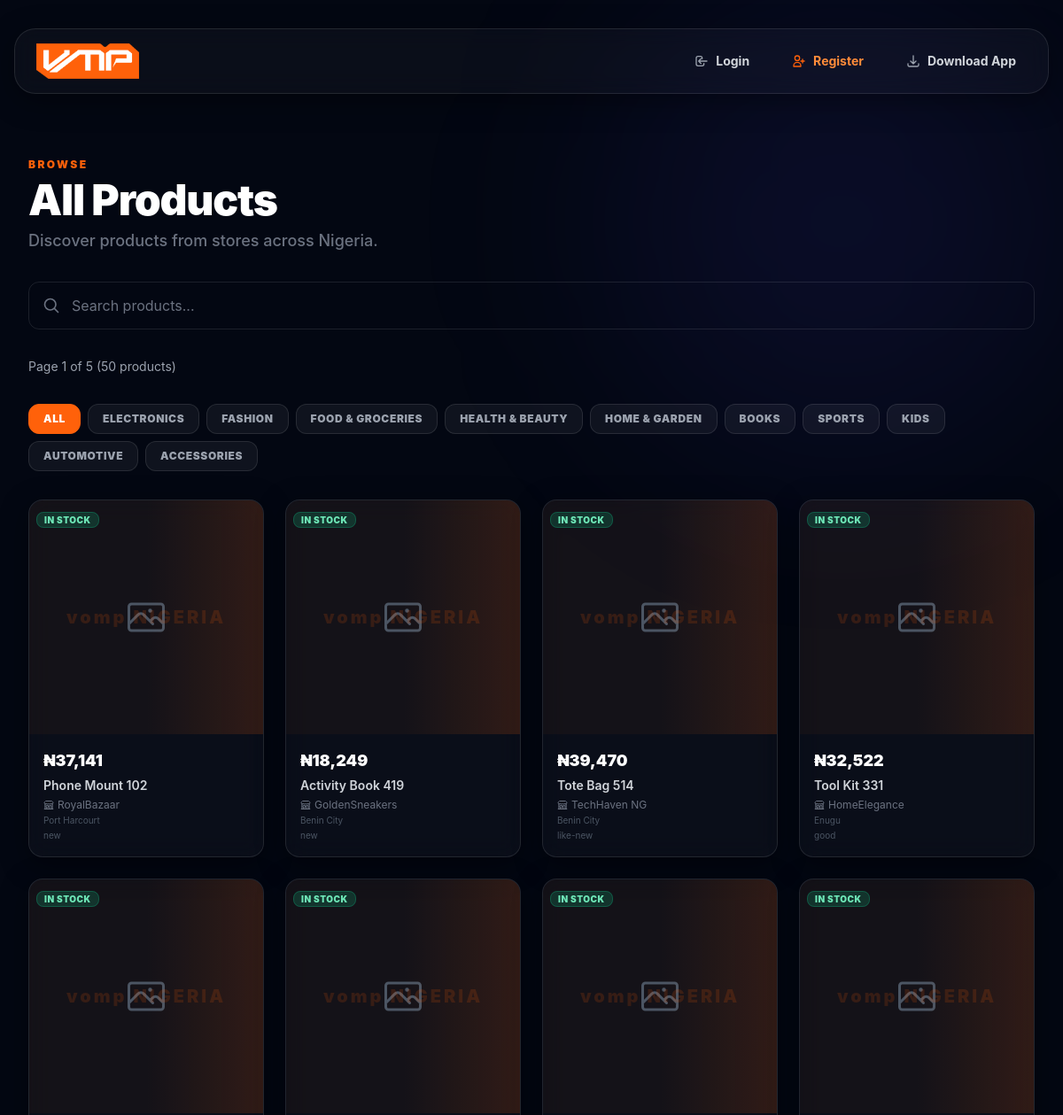
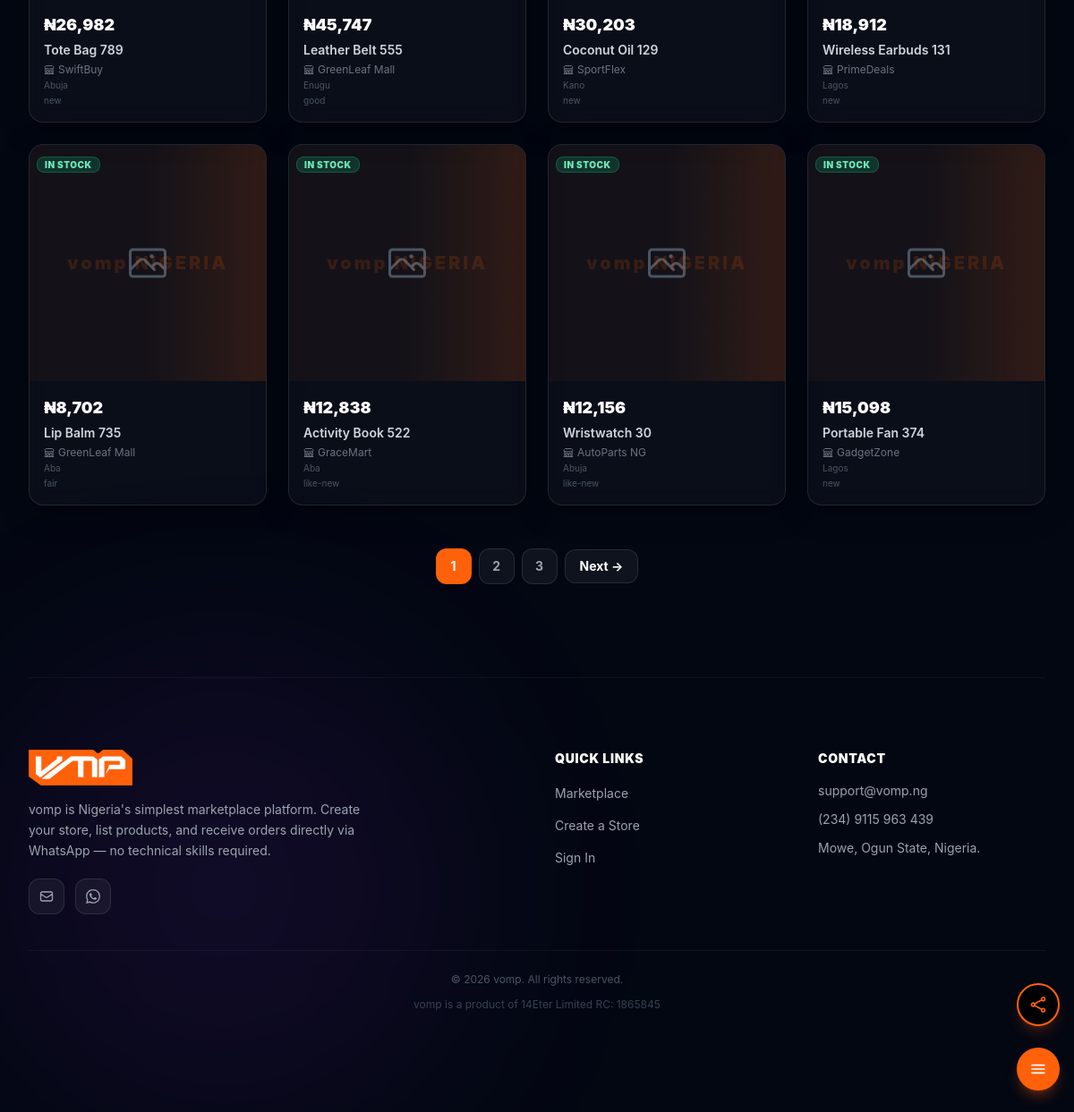
Page /products on the committed database (2 pictures, top to bottom).
### tables this page shows
CREATE TABLE products (
    id TEXT PRIMARY KEY,
    name TEXT NOT NULL,
    price REAL NOT NULL,
    description TEXT,
    media_url TEXT,
    media_type TEXT DEFAULT 'image',
    is_available INTEGER DEFAULT 1,
    store_id TEXT NOT NULL,
    created_at DATETIME DEFAULT CURRENT_TIMESTAMP,
    updated_at DATETIME DEFAULT CURRENT_TIMESTAMP, 
    category TEXT DEFAULT 'Others', 
    product_condition TEXT DEFAULT 'Brand-New', 
    location TEXT,
    FOREIGN KEY (store_id) REFERENCES stores(id) ON DELETE CASCADE
);

CREATE TABLE stores (
    id TEXT PRIMARY KEY,
    name TEXT NOT NULL,
    slug TEXT UNIQUE NOT NULL,
    description TEXT,
    owner_id TEXT NOT NULL,
    contact_phone TEXT,
    contact_email TEXT,
    logo_url TEXT,
    hero_image_url TEXT,
    hero_color TEXT DEFAULT '#4f46e5',
    accent_color TEXT DEFAULT '#8b5cf6',
    token_balance INTEGER DEFAULT 50,
    plan TEXT DEFAULT 'free',
    is_active INTEGER DEFAULT 1,
    created_at DATETIME DEFAULT CURRENT_TIMESTAMP,
    updated_at DATETIME DEFAULT CURRENT_TIMESTAMP, 
    bg_color TEXT DEFAULT '#030712', 
    social_facebook TEXT, 
    social_instagram TEXT, 
    social_twitter TEXT, 
    social_tiktok TEXT, 
    social_youtube TEXT,
    FOREIGN KEY (owner_id) REFERENCES users(id) ON DELETE CASCADE
);

### index.php (called while the page is built, shortened)
<?php
require_once 'backend/Auth.php';
require_once 'backend/Store.php';
require_once 'backend/Product.php';
require_once 'backend/Token.php';
$currentUser = auth_get_current_user();
$uri = parse_url($_SERVER['REQUEST_URI'], PHP_URL_PATH);
$requestPath = trim(str_replace('/index.php', '', $uri), '/');
$requestPath = ltrim($requestPath, '/') ?: '';
$method = $_SERVER['REQUEST_METHOD'];
if ($method === 'GET') {
    switch (true) {
        case $requestPath === 'products':
            $searchQuery = isset($_GET['q']) && $_GET['q'] !== '' ? trim($_GET['q']) : null;
            $activeCategory = isset($_GET['category']) && $_GET['category'] !== '' ? $_GET['category'] : null;
            $page = max(1, isset($_GET['page']) ? (int) $_GET['page'] : 1);
            $perPage = 12;
            $categories = product_get_categories();
            if ($searchQuery) {
                $products = product_search_paginated($searchQuery, $page, $perPage);
                $totalProducts = product_count_search($searchQuery);
            } elseif ($activeCategory) {
                $products = product_get_by_category_paginated($activeCategory, $page, $perPage);
                $totalProducts = product_count_by_category($activeCategory);
            } else {
                $products = product_get_all_available_paginated($page, $perPage);
                $totalProducts = product_count_all_available();
            }
            $totalPages = max(1, (int) ceil($totalProducts / $perPage));
            include 'frontend/products.php';
            break;
            ?>
            <?php
    }
} else if ($method === 'POST') {
    switch ($requestPath) {
        case 'api/register':
        case 'api/register.php':
            include 'api/register.php';
            exit;
        case 'api/login':
        case 'api/login.php':
            include 'api/login.php';
            exit;
        case 'api/products':
        case 'api/products.php':
            include 'api/products.php';
            exit;
        case 'api/settings':
        case 'api/settings.php':
            include 'api/settings.php';
            exit;
        case 'api/tokens/purchase':
        case 'api/tokens/purchase.php':
        case 'api/tokens_purchase.php':
            include 'api/tokens_purchase.php';
            exit;
        case 'api/store-create':
        case 'api/store_create.php':
            include 'api/store_create.php';
            exit;
        case 'api/profile':
        case 'api/profile.php':
            include 'api/profile.php';
            exit;
        case 'api/upgrade':
        case 'api/upgrade.php':
            include 'api/upgrade.php';
            exit;
        default:
            http_response_code(404);
            echo json_encode(['error' => 'API endpoint not found']);
            exit;
    }
}
include 'frontend/layout.php';

### backend/Product.php (called while the page is built, shortened)
<?php
function product_get_all_available_paginated($page = 1, $perPage = 50)
{
    $db = db_get_connection();
    $offset = max(0, ($page - 1) * $perPage);
    $stmt = $db->prepare('
        SELECT p.*, s.name AS store_name, s.slug AS store_slug, s.contact_phone
        FROM products p
        JOIN stores s ON p.store_id = s.id
        WHERE p.is_available = 1 AND s.is_active = 1
        ORDER BY p.created_at DESC
        LIMIT ? OFFSET ?
    ');
    $stmt->execute([$perPage, $offset]);
    return $stmt->fetchAll(PDO::FETCH_ASSOC);
}
function product_count_all_available()
{
    $db = db_get_connection();
    return (int) $db->query('SELECT COUNT(*) FROM products p JOIN stores s ON p.store_id = s.id WHERE p.is_available = 1 AND s.is_active = 1')->fetchColumn();
}
function product_get_categories()
{
    $db = db_get_connection();
    $stmt = $db->query('SELECT name FROM product_categories WHERE is_active = 1 ORDER BY sort_order ASC');
    $rows = $stmt->fetchAll(PDO::FETCH_ASSOC);
    return array_map(fn($r) => $r['name'], $rows);
}

### backend/Auth.php (called while the page is built, shortened)
<?php
function auth_get_current_user()
{
    if (!isset($_COOKIE['vomp_token'])) {
        return null;
    }
    $db = db_get_connection();
    $tokenHash = hash('sha256', $_COOKIE['vomp_token']);
    $stmt = $db->prepare('SELECT users.* FROM users JOIN sessions ON users.id = sessions.user_id WHERE sessions.token = ? AND sessions.expires_at > datetime(\'now\')');
    $stmt->execute([$tokenHash]);
    return $stmt->fetch(PDO::FETCH_ASSOC);
}

### frontend/products.php (the view, shortened to what this page needs)
<section class="py-6 md:py-10 space-y-8">
    <header class="flex flex-col md:flex-row md:items-end justify-between gap-6">
        <div>
            <p class="text-xs uppercase tracking-[0.2em] font-black text-[#ff610a] mb-2">Browse</p>
            <h1 class="text-5xl font-black text-white tracking-tight mb-2">All Products</h1>
            <p class="text-gray-500 font-medium text-lg">Discover products from stores across Nigeria.</p>
        </div>
    </header>
    <form method="GET" action="/products" class="relative">
        <svg class="absolute left-4 top-1/2 -translate-y-1/2 w-5 h-5 text-gray-500 pointer-events-none" fill="none" stroke="currentColor" stroke-width="2" viewBox="0 0 24 24"><path stroke-linecap="round" stroke-linejoin="round" d="M21 21l-5.197-5.197m0 0A7.5 7.5 0 105.196 5.196a7.5 7.5 0 0010.607 10.607z"/></svg>
        <input type="text" name="q" value="<?php echo htmlspecialchars($searchQuery ?? ''); ?>" placeholder="Search products..." class="w-full rounded-xl px-5 py-3.5 pl-12 bg-transparent border border-white/10 focus:border-[#ff610a] focus:outline-none text-white placeholder-gray-500 transition-colors"/>
    </form>
    <?php if ($searchQuery): ?>
        <p class="text-sm text-gray-400"><?php echo $totalProducts; ?> result<?php echo $totalProducts !== 1 ? 's' : ''; ?> for "<span class="text-white font-bold"><?php echo htmlspecialchars($searchQuery); ?></span>"</p>
    <?php elseif ($totalProducts > $perPage): ?>
        <p class="text-sm text-gray-400">Page <?php echo $page; ?> of <?php echo $totalPages; ?> (<?php echo $totalProducts; ?> products)</p>
    <?php endif; ?>
    <?php if (!empty($categories)): ?>
    <div class="flex flex-wrap gap-2">
        <a href="/products" class="px-4 py-2 rounded-xl text-xs font-black uppercase tracking-wider transition-all border <?php echo !$activeCategory ? 'bg-[#ff610a] text-white border-[#ff610a]' : 'bg-white/5 text-gray-400 border-white/10 hover:bg-white/10 hover:text-white'; ?>">All</a>
        <?php foreach ($categories as $cat): ?>
            <a href="/products?category=<?php echo urlencode($cat); ?>" class="px-4 py-2 rounded-xl text-xs font-black uppercase tracking-wider transition-all border <?php echo $activeCategory === $cat ? 'bg-[#ff610a] text-white border-[#ff610a]' : 'bg-white/5 text-gray-400 border-white/10 hover:bg-white/10 hover:text-white'; ?>"><?php echo htmlspecialchars($cat); ?></a>
        <?php endforeach; ?>
    </div>
    <?php endif; ?>
    <?php if (empty($products)): ?>
        <div class="py-16 text-center">
            <h2 class="text-2xl font-black text-white mb-2">No Products Found</h2>
            <p class="text-gray-400"><?php echo $activeCategory ? 'No products in this category yet.' : 'No products available yet.'; ?></p>
        </div>
    <?php else: ?>
        <div class="grid grid-cols-2 md:grid-cols-3 lg:grid-cols-4 gap-4 md:gap-6">
            <?php foreach ($products as $p): ?>
                <a href="/store/<?php echo htmlspecialchars($p['store_slug']); ?>/<?php echo htmlspecialchars($p['id']); ?>" class="glass-morphism rounded-2xl border border-white/10 overflow-hidden hover:bg-white/[0.03] transition-all group">
                    <div class="aspect-square skeleton-box relative overflow-hidden">
                        <?php if (!empty($p['media_url'])): ?>
                            <img src="<?php echo htmlspecialchars($p['media_url']); ?>" alt="<?php echo htmlspecialchars($p['name']); ?>" class="img-skeleton w-full h-full object-cover group-hover:scale-105 transition-transform duration-300" onload="this.parentElement.classList.remove('skeleton-box');this.classList.add('loaded')"/>
                        <?php else: ?>
                            <div class="w-full h-full flex items-center justify-center text-gray-600">
                            </div>
                        <?php endif; ?>
                        <div class="absolute top-2 left-2">
                            <span class="px-2 py-0.5 rounded-lg bg-emerald-500/20 border border-emerald-500/30 text-emerald-300 text-[10px] font-black uppercase tracking-wider">In Stock</span>
                        </div>
                    </div>
                    <div class="p-3 md:p-4">
                        <p class="text-sm md:text-lg font-black text-white mb-1">₦<?php echo number_format((float)$p['price']); ?></p>
                        <p class="text-xs md:text-sm text-gray-300 font-semibold truncate mb-1"><?php echo htmlspecialchars($p['name']); ?></p>
                        <div class="flex items-center gap-1 text-[10px] md:text-xs text-gray-500">
                            <span class="truncate"><?php echo htmlspecialchars($p['store_name']); ?></span>
                        </div>
                        <?php if (!empty($p['location'])): ?>
                            <p class="text-[10px] text-gray-600 mt-0.5"><?php echo htmlspecialchars($p['location']); ?></p>
                        <?php endif; ?>
                        <?php if (!empty($p['product_condition'])): ?>
                            <p class="text-[10px] text-gray-600 mt-0.5"><?php echo htmlspecialchars($p['product_condition']); ?></p>
                        <?php endif; ?>
                    </div>
                </a>
            <?php endforeach; ?>
        </div>
        <?php if ($totalPages > 1): ?>
            <div class="flex items-center justify-center gap-2 pt-4">
                <?php
                $start = max(1, $page - 2);
                $end = min($totalPages, $page + 2);
                for ($i = $start; $i <= $end; $i++):
                    $params = [];
                    $params['page'] = $i;
                ?>
                    <a href="/products?<?php echo http_build_query($params); ?>" class="w-10 h-10 rounded-xl flex items-center justify-center text-sm font-bold transition-all <?php echo $i === $page ? 'bg-[#ff610a] text-white' : 'bg-white/5 border border-white/10 text-gray-400 hover:bg-white/10'; ?>"><?php echo $i; ?></a>
                <?php endfor; ?>
                <?php if ($page < $totalPages): ?>
                    <a href="/products?<?php
                        $params = [];
                        $params['page'] = $page + 1;
                        echo http_build_query($params);
                    ?>" class="px-4 py-2 rounded-xl bg-white/5 border border-white/10 text-white font-bold text-sm hover:bg-white/10 transition-all">Next →</a>
                <?php endif; ?>
            </div>
        <?php endif; ?>
    <?php endif; ?>
</section>
<footer class="py-16 md:py-20 border-t border-white/5 mt-16">
    <div class="max-w-6xl mx-auto grid grid-cols-1 md:grid-cols-4 gap-10">
        <div class="md:col-span-2">
            <img src="/assets/img/logo.png" alt="vomp" class="h-10 w-auto mb-4">
            <p class="text-gray-400 text-sm leading-relaxed max-w-sm">vomp is Nigeria's simplest marketplace platform. Create your store, list products, and receive orders directly via WhatsApp — no technical skills required.</p>
            <div class="flex items-center gap-3 mt-5">
                <a href="mailto:support@vomp.ng" class="w-10 h-10 rounded-xl bg-white/5 border border-white/10 flex items-center justify-center text-gray-400 hover:text-white hover:bg-white/10 transition-all">
                </a>
                <a href="https://wa.me/2349115963439" target="_blank" class="w-10 h-10 rounded-xl bg-white/5 border border-white/10 flex items-center justify-center text-gray-400 hover:text-white hover:bg-white/10 transition-all">
                </a>
            </div>
        </div>
        <div>
            <h4 class="text-white font-black text-sm uppercase tracking-wider mb-4">Quick Links</h4>
            <ul class="space-y-3">
                <li><a href="/marketplace" class="text-gray-400 hover:text-white text-sm transition-colors">Marketplace</a></li>
                <?php if ($currentUser): ?>
                    <li><a href="/dashboard" class="text-gray-400 hover:text-white text-sm transition-colors">Dashboard</a></li>
                    <li><a href="/logout" class="text-gray-400 hover:text-white text-sm transition-colors">Logout</a></li>
                <?php else: ?>
                    <li><a href="/register" class="text-gray-400 hover:text-white text-sm transition-colors">Create a Store</a></li>
                    <li><a href="/login" class="text-gray-400 hover:text-white text-sm transition-colors">Sign In</a></li>
                <?php endif; ?>
            </ul>
        </div>
        <div>
            <h4 class="text-white font-black text-sm uppercase tracking-wider mb-4">Contact</h4>
            <ul class="space-y-3 text-sm text-gray-400">
                <li>support@vomp.ng</li>
                <li>(234) 9115 963 439</li>
                <li>Mowe, Ogun State, Nigeria.</li>
            </ul>
        </div>
    </div>
    <div class="max-w-6xl mx-auto mt-10 pt-6 border-t border-white/5 text-center text-xs text-gray-600">
        &copy; <?php echo date('Y'); ?> vomp. All rights reserved.
    </div>
    <div class="max-w-6xl mx-auto mt-3 text-center text-xs text-gray-700">
        vomp is a product of 14Eter Limited RC: 1865845
    </div>
</footer>

### assets/theme.css (style rules this page uses)
* { box-sizing: border-box; }
html { -webkit-font-smoothing: antialiased; -moz-osx-font-smoothing: grayscale; scroll-behavior: smooth; }
body { font-family: Inter, system-ui, -apple-system, Segoe UI, Roboto, sans-serif; background-color: #030712; color: #f9fafb; overflow-x: hidden; }
.glass-morphism { background: rgba(255, 255, 255, 0.03); backdrop-filter: blur(12px); -webkit-backdrop-filter: blur(12px); border: 1px solid rgba(255, 255, 255, 0.08); box-shadow: 0 8px 32px rgba(0, 0, 0, 0.37); }
.skeleton-box { position: relative; overflow: hidden; background: rgba(255, 97, 10, 0.04); }
.skeleton-box::before { content: 'vomp NIGERIA'; position: absolute; inset: 0; display: flex; align-items: center; justify-content: center; font-size: clamp(0.875rem, 3vw, 1.25rem); font-weight: 900; letter-spacing: 0.15em; color: rgba(255, 97, 10, 0.15); z-index: 1; pointer-events: none; }
.skeleton-box::after { content: ''; position: absolute; inset: 0; background: linear-gradient(90deg, transparent 25%, rgba(255, 97, 10, 0.12) 50%, transparent 75%); background-size: 200% 100%; animation: skeleton-shimmer 1.8s ease-in-out infinite; z-index: 2; }

### rows in the picture
products: price "37,141", name "Phone Mount 102", store.name "RoyalBazaar", location "Port Harcourt", product_condition "new"
products: price "18,249", name "Activity Book 419", store.name "GoldenSneakers", location "Benin City", product_condition "new"
products: price "39,470", name "Tote Bag 514", store.name "TechHaven NG", location "Benin City", product_condition "like-new"
products: price "32,522", name "Tool Kit 331", store.name "HomeElegance", location "Enugu", product_condition "good"
products: price "26,982", name "Tote Bag 789", store.name "SwiftBuy", location "Abuja", product_condition "new"
products: price "45,747", name "Leather Belt 555", store.name "GreenLeaf Mall", location "Enugu", product_condition "good"
products: price "30,203", name "Coconut Oil 129", store.name "SportFlex", location "Kano", product_condition "new"
products: price "18,912", name "Wireless Earbuds 131", store.name "PrimeDeals", location "Lagos", product_condition "new"
products: price "8,702", name "Lip Balm 735", store.name "GreenLeaf Mall", location "Aba", product_condition "fair"
products: price "12,838", name "Activity Book 522", store.name "GraceMart", location "Aba", product_condition "like-new"
products: price "12,156", name "Wristwatch 30", store.name "AutoParts NG", location "Abuja", product_condition "like-new"
products: price "15,098", name "Portable Fan 374", store.name "GadgetZone", location "Lagos", product_condition "new"

### other values in the picture
$page "1"
$totalPages "5"
$totalProducts "50"
$cat "ELECTRONICS"
$cat "FASHION"
$cat "FOOD & GROCERIES"
$cat "HEALTH & BEAUTY"
$cat "HOME & GARDEN"
$cat "BOOKS"
$cat "SPORTS"
$cat "KIDS"
$cat "AUTOMOTIVE"
$cat "ACCESSORIES"
